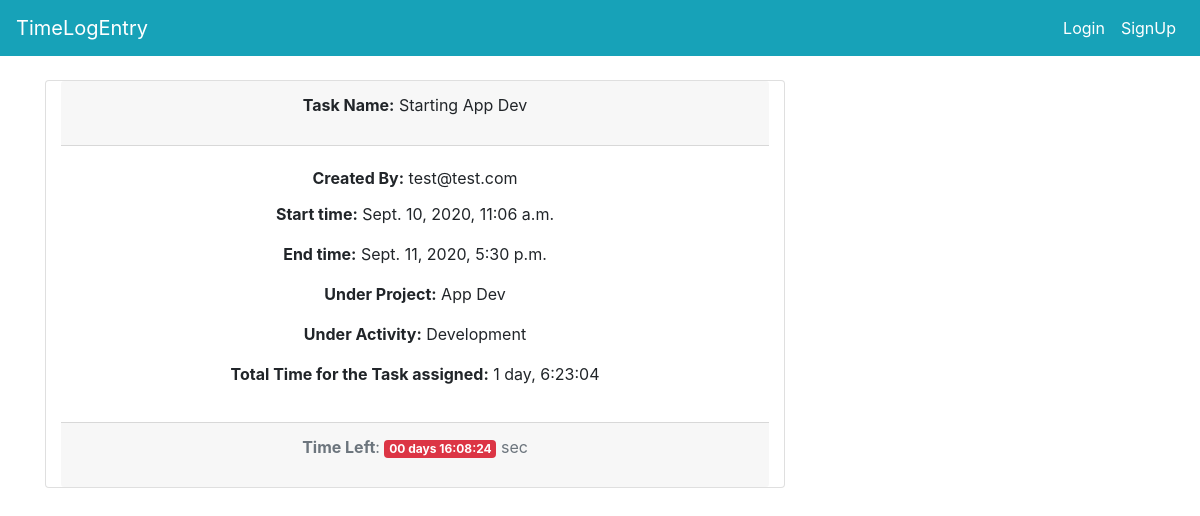
Screenshot of /log/entry/detail/1 with the database file from the repository.
### core/models.py (models this page shows, shortened)
class Entry(models.Model):
    name = models.CharField(max_length=255)
    start_time = models.DateTimeField(validators=[validate_start_time])
    end_time = models.DateTimeField(validators=[validate_end_time])
    user = models.ForeignKey(
        settings.AUTH_USER_MODEL,
        on_delete=models.CASCADE,
        related_name='user_entries'
    )
    project = models.ForeignKey(
        Project, on_delete=models.CASCADE, related_name='entries')
    activity = models.ForeignKey(
        Activity, on_delete=models.CASCADE, related_name='entries',
        help_text='Activity like Devlopment, Testing..'
    )
    class Meta:
        verbose_name_plural = "Entries"
    @property
    def total_duration(self):
        return self.end_time - self.start_time
    @property
    def format_time_left(self):
        time = self.end_time + timedelta(hours=5, minutes=30)
        return time.strftime("%m/%d/%Y %H:%M:%S")

class Project(models.Model):
    name = models.CharField(max_length=255)
    users = models.ManyToManyField(
        settings.AUTH_USER_MODEL, related_name='user_engage_projects')
    description = models.TextField(blank=True, null=True)

class Activity(models.Model):
    name = models.CharField(max_length=255)
    code = models.CharField(
        max_length=5, unique=True,
        help_text="Enter a short code. For Ex-'Dev' for Development")
    class Meta:
        verbose_name_plural = "Activities"

### users/models.py (models this page shows, shortened)
class User(AbstractBaseUser):
    email = models.EmailField(
        verbose_name='email address',
        max_length=255,
        unique=True,
    )
    name = models.CharField(max_length=255,
                            blank=True, null=True)
    username = models.CharField(max_length=255)
    is_active = models.BooleanField(default=True)
    is_admin = models.BooleanField(default=False)
    objects = CustomUserManager()
    USERNAME_FIELD = 'email'
    REQUIRED_FIELDS = ['username']

### core/views.py (the view)
# urls.py: path('entry/detail/<int:pk>', views.EntryDetailView.as_view(),
class EntryDetailView(DetailView):
    model = Entry
    template_name = "entry/detail.html"

### core/templates/entry/detail.html (shortened to what this page needs)
{% extends 'base/base.html' %}
{% block content %}
<div class="card text-center my-4 col-8">
    <div class="card-header">
        <p><b>Task Name:</b> {{ object.name }}</p>
    </div>
    <div class="card-body">
        <p class="card-title">
            <b>Created By:</b> {{ object.user.name|default_if_none:object.user.email }}
        </p>
        <p><b>Start time:</b> {{ object.start_time }}</p>
        <p><b>End time:</b> {{ object.end_time }}</p>
        <p><b>Under Project:</b> {{ object.project.name }}</p>
        <p><b>Under Activity:</b> {{ object.activity.name }}</p>
        <p><b>Total Time for the Task assigned:</b> {{ object.total_duration }}</p>
    </div>
    <div class="card-footer text-muted">
        <p><b>Time Left</b>: <small class="badge badge-danger" id="time-left"
                data-countdown="{{ object.format_time_left }}">
            </small> sec</p>
    </div>
</div>
{% endblock content %}

### templates/base/base.html (shortened to what this page needs)
<!DOCTYPE html>
<html lang="en">
<head>
  {% include 'base/css.html' %}
</head>
<body>
  {% include 'base/navigation_bar.html' %}
  <div class="container">{% block content %} {% endblock content %}</div>
  {% include 'base/js.html' %}
</body>
</html>

### templates/base/css.html (shortened to what this page needs)
{% load static %}
<link rel="stylesheet" href="https://stackpath.bootstrapcdn.com/bootstrap/4.5.2/css/bootstrap.min.css"
 />

### templates/base/navigation_bar.html (shortened to what this page needs)
<nav class="navbar navbar-expand-lg sticky-top navbar-dark bg-info">
  <a class="navbar-brand" href="{% url 'home-page' %}">TimeLogEntry</a>
  <div class="collapse navbar-collapse" id="navbarSupportedContent">
    <ul class="navbar-nav ml-auto">
      {% if user.is_authenticated %}
      <li class="nav-item active">
        <a class="nav-link" href="{% url 'users:logout' %}">Logout</a>
      </li>
      {% else %}
      <li class="nav-item active">
        <a class="nav-link" href="{% url 'users:login_page' %}">Login</a>
      </li>
      <li class="nav-item active">
        <a class="nav-link" href="{% url 'users:signup_page' %}">SignUp</a>
      </li>
      {% endif %}
    </ul>
  </div>
</nav>

### templates/base/js.html (shortened to what this page needs)
{% load static %}
<link rel="stylesheet"
    href="https://cdnjs.cloudflare.com/ajax/libs/jquery-datetimepicker/2.5.20/jquery.datetimepicker.min.css"
 />

### rows the page displays
Entry: name "Starting App Dev", user.name "test@test.com", start_time "Sept. 10, 2020, 11:06 a.m.", end_time "Sept. 11, 2020, 5:30 p.m.", project.name "App Dev", activity.name "Development", total_duration "1 day, 6:23:04"
